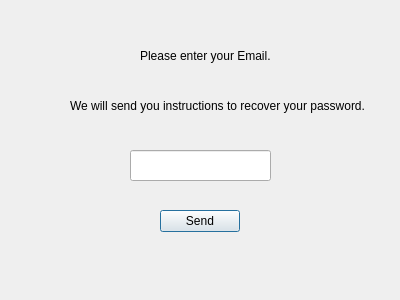
<?xml version="1.0" encoding="UTF-8"?>
<ui version="4.0">
 <class>ForgotPassword</class>
 <widget class="QDialog" name="ForgotPassword">
  <property name="geometry">
   <rect>
    <x>0</x>
    <y>0</y>
    <width>400</width>
    <height>300</height>
   </rect>
  </property>
  <property name="windowTitle">
   <string>Dialog</string>
  </property>
  <widget class="QLabel" name="enterEmail">
   <property name="geometry">
    <rect>
     <x>140</x>
     <y>20</y>
     <width>231</width>
     <height>71</height>
    </rect>
   </property>
   <property name="text">
    <string>Please enter your Email. </string>
   </property>
  </widget>
  <widget class="QLabel" name="sending">
   <property name="geometry">
    <rect>
     <x>70</x>
     <y>80</y>
     <width>321</width>
     <height>51</height>
    </rect>
   </property>
   <property name="text">
    <string>We will send you instructions to recover your password.</string>
   </property>
  </widget>
  <widget class="QLineEdit" name="email">
   <property name="geometry">
    <rect>
     <x>130</x>
     <y>150</y>
     <width>141</width>
     <height>31</height>
    </rect>
   </property>
  </widget>
  <widget class="QPushButton" name="BtnSend">
   <property name="geometry">
    <rect>
     <x>160</x>
     <y>210</y>
     <width>80</width>
     <height>22</height>
    </rect>
   </property>
   <property name="text">
    <string>Send</string>
   </property>
  </widget>
 </widget>
 <resources/>
 <connections/>
</ui>
